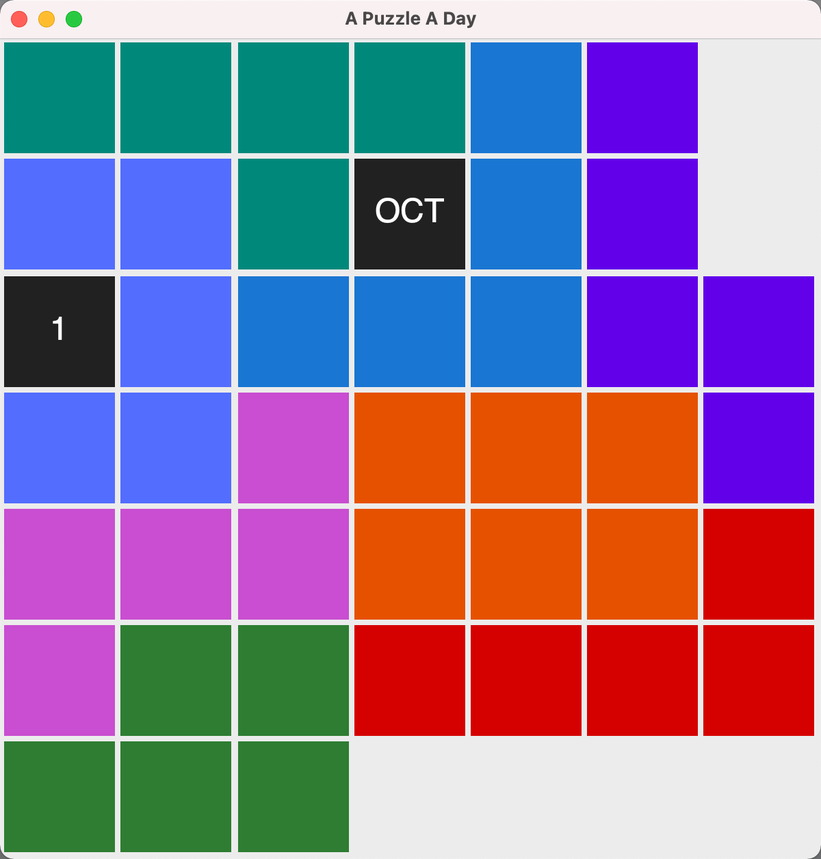
#> input picture code/NationalHoliday/10-01.png, 821 x 859 px, shrunk from 1200 x 1256 before the run
$ python opencv_vertical_joint.py
#> lines starting #> are read from the running program, lines starting #| are printed output that depends on the picture
# -*- coding: utf-8 -*-

import cv2

if __name__ == '__main__':
    file_path = ["NationalHoliday/10-01.png", "NationalHoliday/10-02.png", "NationalHoliday/10-03.png"]
    img = cv2.vconcat(list(map(cv2.imread, file_path)))
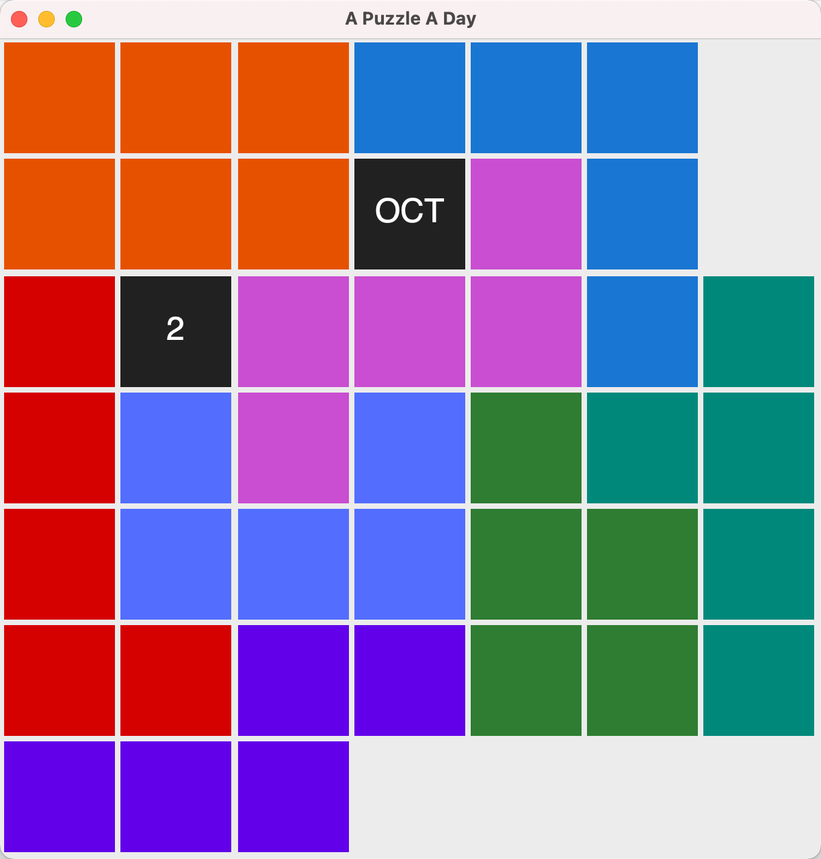
#> input picture code/NationalHoliday/10-02.png, 821 x 859 px, shrunk from 1200 x 1256 before the run
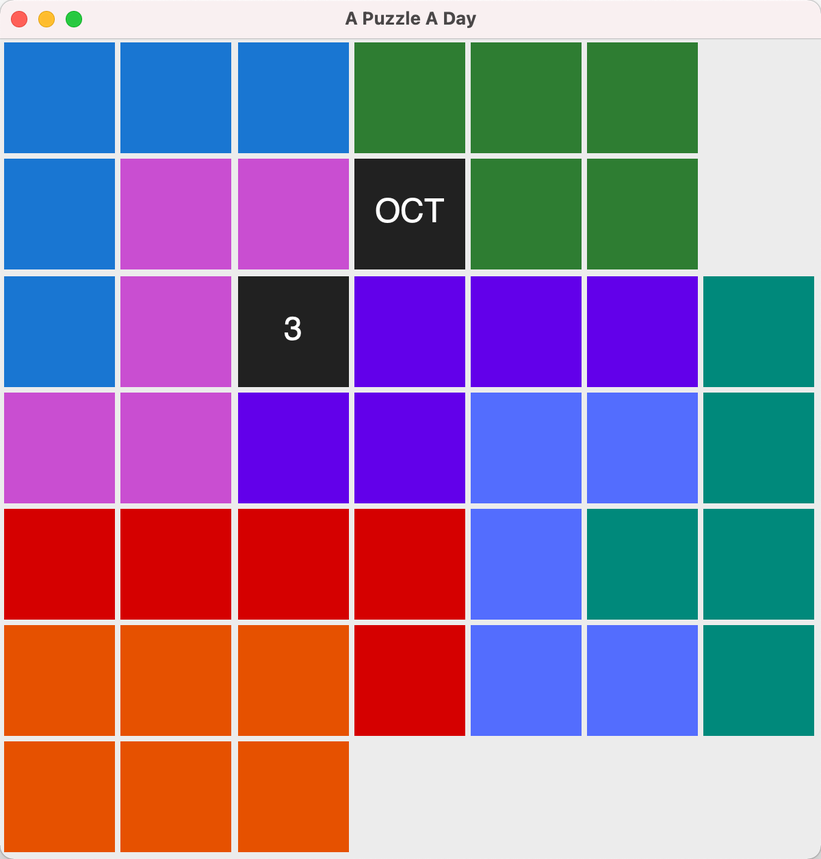
#> input picture code/NationalHoliday/10-03.png, 821 x 859 px, shrunk from 1200 x 1256 before the run
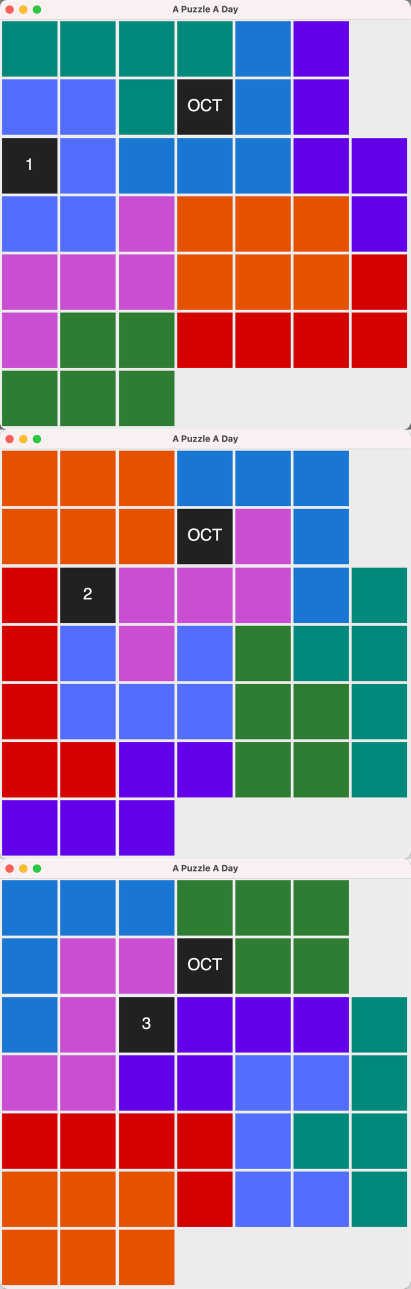
#> img: shape (2577, 821, 3) (shown at 1/2 size); mean B, G, R 154.6, 118.5, 143
    cv2.imshow("Joint Image", img)
    key = cv2.waitKey(0)
#> (key Esc is pressed here)

    # 按 q 键则直接退出
    if key == 27:
        cv2.destroyAllWindows()
    # 按 s 键则保存退出
    elif key == ord('s'):
        cv2.imwrite("horizontal_joint.png", img)
        cv2.destroyAllWindows()
